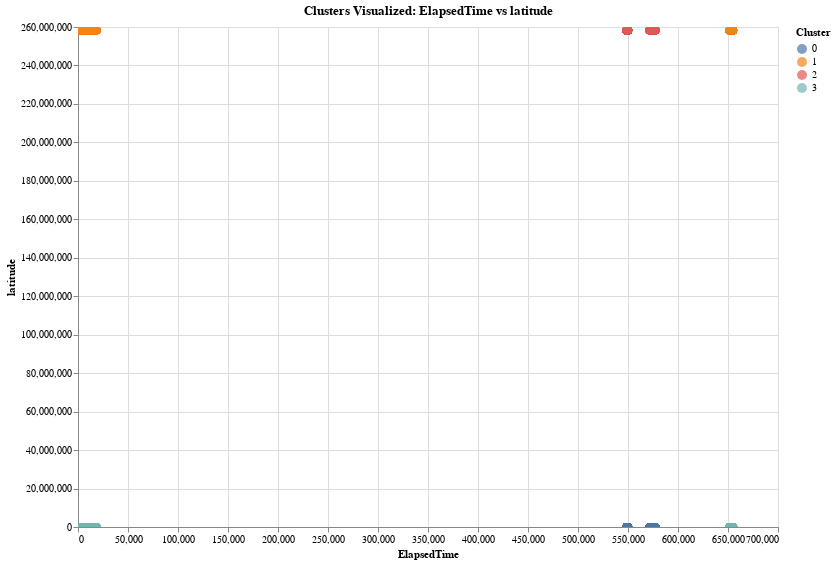

Here is the notebook cell this chart was saved with:
### Code cell
import altair as alt
import pandas as pd

alt.data_transformers.disable_max_rows()


# Load clustered data
df = pd.read_csv("clustered_flight_data.csv")

df['cluster'] = df['cluster'].astype(str)

# Select 2D features for the plot (you can switch to PCA/t-SNE later)
x_feature = 'ElapsedTime'
y_feature = 'latitude'

# Build the interactive plot
chart = alt.Chart(df).mark_circle(size=60).encode(
    x=alt.X(x_feature, title=x_feature),
    y=alt.Y(y_feature, title=y_feature),
    color=alt.Color('cluster:N', title='Cluster'),
    tooltip=[
        'cluster:N',
        'latitude', 'longitude',
        'datetime_sin', 'datetime_cos',
        'ElapsedTime', 'MinWaitTime', 'MaxWaitTime',
        'BagNumber', 'MaxSpendingRange', 'DropOffRange'
    ]
).properties(
    title=f'Clusters Visualized: {x_feature} vs {y_feature}',
    width=700,
    height=500
).interactive()

chart

### Figure 1 — Vega-Lite specification as saved in the notebook (floating-point values rounded to 4 significant figures; data arrays with more than 128 entries replaced by an {"elided": "..."} marker saying what was removed)
{"config": {"view": {"continuousWidth": 300, "continuousHeight": 300}}, "data": {"name": "data-63457c3d1bb11f1e2af3e19c91d381a6"}, "mark": {"type": "circle", "size": 60}, "encoding": {"color": {"field": "cluster", "title": "Cluster", "type": "nominal"}, "tooltip": [{"field": "cluster", "type": "nominal"}, {"field": "latitude", "type": "quantitative"}, {"field": "longitude", "type": "quantitative"}, {"field": "datetime_sin", "type": "quantitative"}, {"field": "datetime_cos", "type": "quantitative"}, {"field": "ElapsedTime", "type": "quantitative"}, {"field": "MinWaitTime", "type": "quantitative"}, {"field": "MaxWaitTime", "type": "quantitative"}, {"field": "BagNumber", "type": "quantitative"}, {"field": "MaxSpendingRange", "type": "quantitative"}, {"field": "DropOffRange", "type": "quantitative"}], "x": {"field": "ElapsedTime", "title": "ElapsedTime", "type": "quantitative"}, "y": {"field": "latitude", "title": "latitude", "type": "quantitative"}}, "height": 500, "params": [{"name": "param_1", "select": {"type": "interval", "encodings": ["x", "y"]}, "bind": "scales"}], "title": "Clusters Visualized: ElapsedTime vs latitude", "width": 700, "$schema": "https://vega.github.io/schema/vega-lite/v5.20.1.json", "datasets": {"data-63457c3d1bb11f1e2af3e19c91d381a6": {"elided": "10000 records"}}}
